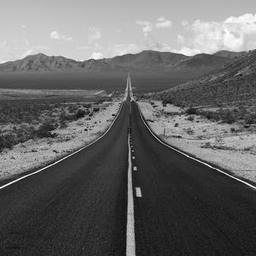
#> input picture Images/road.bmp, 256 x 256 px
$ jupyter execute 'Exp 1 - Basic Operations on Images.ipynb'
#> lines starting #> are read from the running program, lines starting #| are printed output that depends on the picture; long printed decimals are rounded
# Experiment 1 - Digital Image Processing Lab
## Aim: To perform basic operations on images.
###### Siddhartha Dutta - A70405217037 - BCSE1732 - 21st August, 2020

[cell 1]
# Importing the Libraries
from skimage.io import imread
import cv2
import matplotlib.pyplot as plt

## 1. Access pixel values and modify them
* A black and white image is loaded onto a numpy array.
* The pixel values which were automatically normalized were converted back to the \[0-255\] range.

[cell 2]
# Loading the Image
image = imread('Images/road.bmp', as_gray=True)
#> image is the input picture: shape (256, 256) float64; min 0.0275, max 1, mean 0.399
print('First 10 pixels from first row:', end=' ')
print(image[0][0:10])
#| [0.7294 0.7294 0.7294 0.7294 0.7294 0.7294
#|  0.7294 0.7294 0.7294 0.7255 ]
plt.title('Original Image'),
plt.imshow(image, cmap='gray')
plt.show()

[cell 3]
# Modifying pixel values to un-normalize image pixels
normalized_image = image * 255
print('First 10 pixels from first row:', end=' ')
print(normalized_image[0][0:10])
#| [186. 186. 186. 186. 186. 186. 186. 186. 186. 185.]
plt.title('Normalized Pixel Values')
plt.imshow(normalized_image, cmap='gray')
plt.show()

## 2. Access image properties
* Properties of the image such as shape and size are accessed using NumPy array functions.
* Image properties include number of rows, columns and channels, type of image data, number of pixels etc.

[cell 4]
# Loading the Image & Accessing Properties
image = imread('Images/peppers.png')
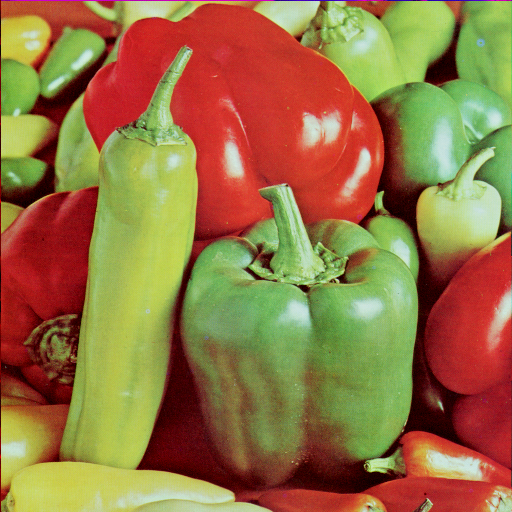
#> input picture Images/peppers.png, 512 x 512 px
#> image is the input picture: shape (512, 512, 3); mean R, G, B 149.8, 115.6, 66.5
print('Image shape:', image.shape)
#| Image shape: (512, 512, 3)
print('Total number of pixels:', image.size)
#| Total number of pixels: 786432
plt.title('Image')
plt.imshow(image)
plt.show()

## 3. Image Region of Interest (ROI)
* The region of interest (ROI) of an image is obtained using NumPy array indexing.<br>
* In this example, the capsicum is selected as the ROI.

[cell 5]
# Loading the Image & Extracting ROI
image = imread('Images/peppers.png')
capsicum = image[180:480, 180:420]
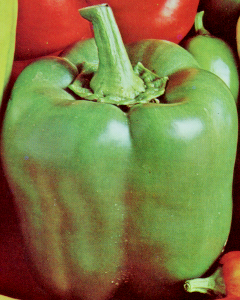
#> capsicum: shape (300, 240, 3); mean R, G, B 124.8, 120, 67.1
plt.title('ROI: Capsicum')
plt.imshow(capsicum)
plt.show()

## 4. Splitting & Merging Image Channels
* The B,G,R channels of an image can be split into their individual planes when needed.
* Then, the individual channels can be merged back together to form a BGR image again.

[cell 6]
# Loading Image & Splitting Image Channels
image = cv2.imread('Images/peppers.png')
b, g, r = cv2.split(image)
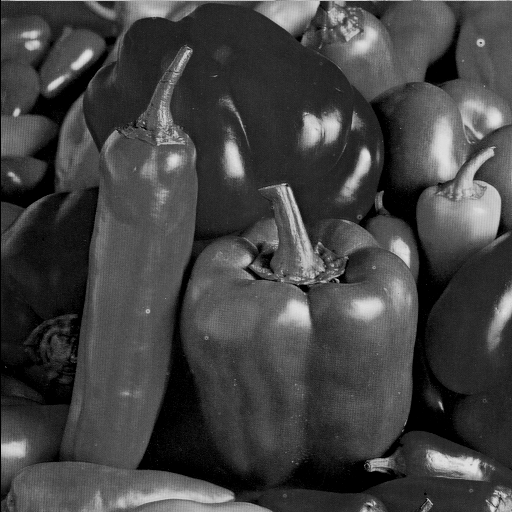
#> b: shape (512, 512); min 0, max 229, mean 66.5
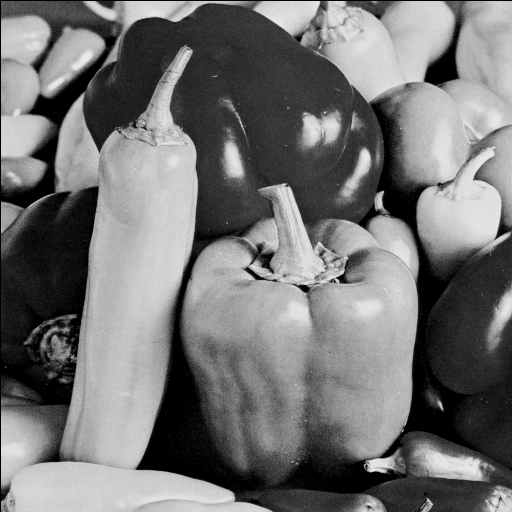
#> g: shape (512, 512); min 0, max 237, mean 115.6
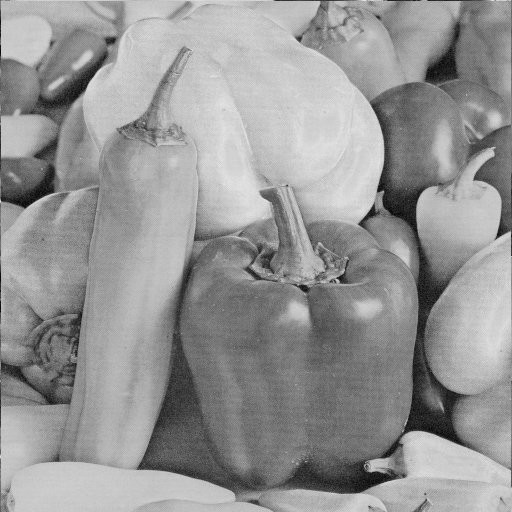
#> r: shape (512, 512); min 0, max 231, mean 149.8
rgb_image = cv2.merge((r, g, b))

[cell 7]
# Displaying Different Image Channels
fig = plt.figure(figsize=(12,10))
ax1 = fig.add_subplot(221)
ax2 = fig.add_subplot(222)

ax1.imshow(image)
ax1.title.set_text('BGR Channeled Image')
ax2.imshow(rgb_image)
ax2.title.set_text('RGB Channeled Image')
plt.show()
#> figure, not shown here; B, G, R data is drawn as R, G, B
